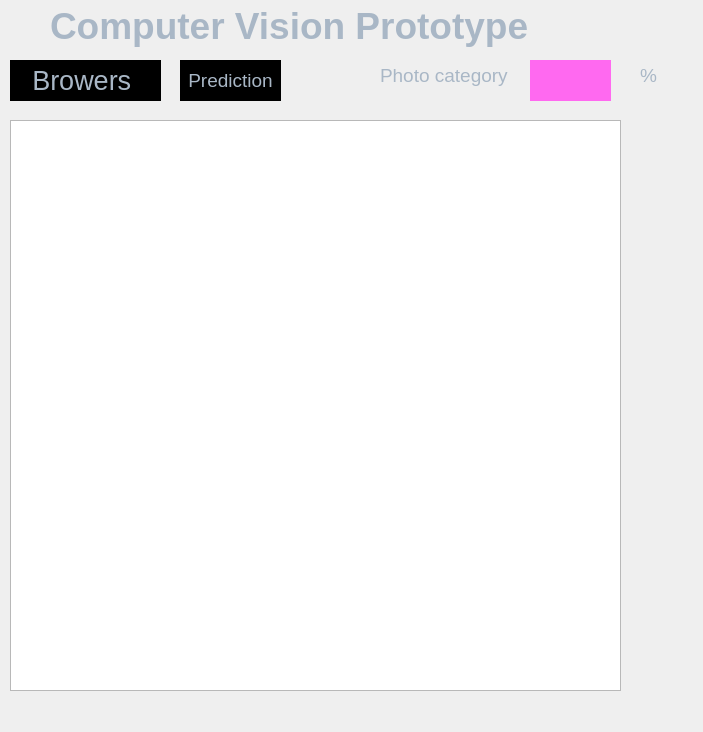
<?xml version="1.0" encoding="UTF-8"?>
<ui version="4.0">
 <class>Form</class>
 <widget class="QWidget" name="Form">
  <property name="geometry">
   <rect>
    <x>0</x>
    <y>0</y>
    <width>703</width>
    <height>732</height>
   </rect>
  </property>
  <property name="windowTitle">
   <string>Form</string>
  </property>
  <property name="styleSheet">
   <string notr="true">/*
AMOLED Style Sheet for QT Applications
Author: Jaime A. Quiroga P.
Company: GTRONICK
Last updated: 01/10/2021, 15:49.
Available at: https://github.com/GTRONICK/QSS/blob/master/AMOLED.qss
*/
QMainWindow {
	background-color:#000000;
}
QDialog {
	background-color:#000000;
}
QColorDialog {
	background-color:#000000;
}
QTextEdit {
	background-color:#000000;
	color: #a9b7c6;
}
QPlainTextEdit {
	selection-background-color:#f39c12;
	background-color:#000000;
	border: 1px solid #FF00FF;
	color: #a9b7c6;
}
QPushButton{
	border: 1px transparent;
	color: #a9b7c6;
	padding: 2px;
	background-color: #000000;
}
QPushButton::default{
	border-style: solid;
	border-top-color: transparent;
	border-right-color: transparent;
	border-left-color: transparent;
	border-bottom-color: #e67e22;
	border-width: 1px;
	color: #a9b7c6;
	padding: 2px;
	background-color: #000000;
}
QPushButton:hover{
	border-style: solid;
	border-top-color: transparent;
	border-right-color: transparent;
	border-left-color: transparent;
	border-bottom-color: #FF00FF;
	border-bottom-width: 1px;
	border-bottom-radius: 6px;
	border-style: solid;
	color: #FFFFFF;
	padding-bottom: 2px;
	background-color: #000000;
}
QPushButton:pressed{
	border-style: solid;
	border-top-color: transparent;
	border-right-color: transparent;
	border-left-color: transparent;
	border-bottom-color: #FF00FF;
	border-bottom-width: 2px;
	border-bottom-radius: 6px;
	border-style: solid;
	color: #e67e22;
	padding-bottom: 1px;
	background-color: #000000;
}
QPushButton:disabled{
	border-style: solid;
	border-top-color: transparent;
	border-right-color: transparent;
	border-left-color: transparent;
	border-bottom-color: transparent;
	border-bottom-width: 2px;
	border-bottom-radius: 6px;
	border-style: solid;
	color: #808086;
	padding-bottom: 1px;
	background-color: #000000;
}
QToolButton {
	border-style: solid;
	border-top-color: transparent;
	border-right-color: transparent;
	border-left-color: transparent;
	border-bottom-color: #e67e22;
	border-bottom-width: 1px;
	border-style: solid;
	color: #a9b7c6;
	padding: 2px;
	background-color: #000000;
}
QToolButton:hover{
	border-style: solid;
	border-top-color: transparent;
	border-right-color: transparent;
	border-left-color: transparent;
	border-bottom-color: #e67e22;
	border-bottom-width: 2px;
	border-bottom-radius: 6px;
	border-style: solid;
	color: #FFFFFF;
	padding-bottom: 1px;
	background-color: #000000;
}
QLineEdit {
	border-width: 1px; border-radius: 4px;
	border-color: rgb(58, 58, 58);
	border-style: inset;
	padding: 0 8px;
	color: #a9b7c6;
	background:#000000;
	selection-background-color:#007b50;
	selection-color: #FFFFFF;
}
QLabel {
	color: #a9b7c6;
}
QLCDNumber {
	color: #e67e22;
}
QProgressBar {
	text-align: center;
	color: rgb(240, 240, 240);
	border-width: 1px; 
	border-radius: 10px;
	border-color: rgb(58, 58, 58);
	border-style: inset;
	background-color:#000000;
}
QProgressBar::chunk {
	background-color: #e67e22;
	border-radius: 5px;
}
QMenu{
	background-color:#000000;
}
QMenuBar {
	background:rgb(0, 0, 0);
	color: #a9b7c6;
}
QMenuBar::item {
  	spacing: 3px; 
	padding: 1px 4px;
  	background: transparent;
}
QMenuBar::item:selected { 
  	border-style: solid;
	border-top-color: transparent;
	border-right-color: transparent;
	border-left-color: transparent;
	border-bottom-color: #e67e22;
	border-bottom-width: 1px;
	border-bottom-radius: 6px;
	border-style: solid;
	color: #FFFFFF;
	padding-bottom: 0px;
	background-color: #000000;
}
QMenu::item:selected {
	border-style: solid;
	border-top-color: transparent;
	border-right-color: transparent;
	border-left-color: #e67e22;
	border-bottom-color: transparent;
	border-left-width: 2px;
	color: #FFFFFF;
	padding-left:15px;
	padding-top:4px;
	padding-bottom:4px;
	padding-right:7px;
	background-color:#000000;
}
QMenu::item {
	border-style: solid;
	border-top-color: transparent;
	border-right-color: transparent;
	border-left-color: transparent;
	border-bottom-color: transparent;
	border-bottom-width: 1px;
	border-style: solid;
	color: #a9b7c6;
	padding-left:17px;
	padding-top:4px;
	padding-bottom:4px;
	padding-right:7px;
	background-color:#000000;
}
QTabWidget {
	color:rgb(0,0,0);
	background-color:#000000;
}
QTabWidget::pane {
		border-color: rgb(77,77,77);
		background-color:#000000;
		border-style: solid;
		border-width: 1px;
    	border-radius: 6px;
}
QTabBar::tab {
	border-style: solid;
	border-top-color: transparent;
	border-right-color: transparent;
	border-left-color: transparent;
	border-bottom-color: transparent;
	border-bottom-width: 1px;
	border-style: solid;
	color: #808086;
	padding: 3px;
	margin-left:3px;
	background-color:#000000;
}
QTabBar::tab:selected, QTabBar::tab:last:selected, QTabBar::tab:hover {
  	border-style: solid;
	border-top-color: transparent;
	border-right-color: transparent;
	border-left-color: transparent;
	border-bottom-color: #e67e22;
	border-bottom-width: 2px;
	border-style: solid;
	color: #FFFFFF;
	padding-left: 3px;
	padding-bottom: 2px;
	margin-left:3px;
	background-color:#000000;
}

QCheckBox {
	color: #a9b7c6;
	padding: 2px;
}
QCheckBox:disabled {
	color: #808086;
	padding: 2px;
}

QCheckBox:hover {
	border-radius:4px;
	border-style:solid;
	padding-left: 1px;
	padding-right: 1px;
	padding-bottom: 1px;
	padding-top: 1px;
	border-width:1px;
	border-color: rgb(87, 97, 106);
	background-color:#000000;
}
QCheckBox::indicator:checked {

	height: 10px;
	width: 10px;
	border-style:solid;
	border-width: 1px;
	border-color: #e67e22;
	color: #a9b7c6;
	background-color: #e67e22;
}
QCheckBox::indicator:unchecked {

	height: 10px;
	width: 10px;
	border-style:solid;
	border-width: 1px;
	border-color: #e67e22;
	color: #a9b7c6;
	background-color: transparent;
}
QRadioButton {
	color: #a9b7c6;
	background-color:#000000;
	padding: 1px;
}
QRadioButton::indicator:checked {
	height: 10px;
	width: 10px;
	border-style:solid;
	border-radius:5px;
	border-width: 1px;
	border-color: #e67e22;
	color: #a9b7c6;
	background-color: #e67e22;
}
QRadioButton::indicator:!checked {
	height: 10px;
	width: 10px;
	border-style:solid;
	border-radius:5px;
	border-width: 1px;
	border-color: #e67e22;
	color: #a9b7c6;
	background-color: transparent;
}
QStatusBar {
	color:#34e8eb;
}
QSpinBox {
	color: #a9b7c6;	
	background-color:#000000;
}
QDoubleSpinBox {
	color: #a9b7c6;	
	background-color:#000000;
}
QTimeEdit {
	color: #a9b7c6;	
	background-color:#000000;
}
QDateTimeEdit {
	color: #a9b7c6;	
	background-color:#000000;
}
QDateEdit {
	color: #a9b7c6;	
	background-color:#000000;
}
QComboBox {
	color: #a9b7c6;	
	background: #1e1d23;
}
QComboBox:editable {
	background: #1e1d23;
	color: #a9b7c6;
	selection-background-color:#000000;
}
QComboBox QAbstractItemView {
	color: #a9b7c6;	
	background: #1e1d23;
	selection-color: #FFFFFF;
	selection-background-color:#000000;
}
QComboBox:!editable:on, QComboBox::drop-down:editable:on {
	color: #a9b7c6;	
	background: #1e1d23;
}
QFontComboBox {
	color: #a9b7c6;	
	background-color:#000000;
}
QToolBox {
	color: #a9b7c6;
	background-color:#000000;
}
QToolBox::tab {
	color: #a9b7c6;
	background-color:#000000;
}
QToolBox::tab:selected {
	color: #FFFFFF;
	background-color:#000000;
}
QScrollArea {
	color: #FFFFFF;
	background-color:#000000;
}
QSlider::groove:horizontal {
	height: 5px;
	background: #e67e22;
}
QSlider::groove:vertical {
	width: 5px;
	background: #e67e22;
}
QSlider::handle:horizontal {
	background: qlineargradient(x1:0, y1:0, x2:1, y2:1, stop:0 #b4b4b4, stop:1 #8f8f8f);
	border: 1px solid #5c5c5c;
	width: 14px;
	margin: -5px 0;
	border-radius: 7px;
}
QSlider::handle:vertical {
	background: qlineargradient(x1:1, y1:1, x2:0, y2:0, stop:0 #b4b4b4, stop:1 #8f8f8f);
	border: 1px solid #5c5c5c;
	height: 14px;
	margin: 0 -5px;
	border-radius: 7px;
}
QSlider::add-page:horizontal {
    background: white;
}
QSlider::add-page:vertical {
    background: white;
}
QSlider::sub-page:horizontal {
    background: #e67e22;
}
QSlider::sub-page:vertical {
    background: #e67e22;
}
QScrollBar:horizontal {
	max-height: 20px;
	background: rgb(0,0,0);
	border: 1px transparent grey;
	margin: 0px 20px 0px 20px;
}
QScrollBar::handle:horizontal {
	background-color: qlineargradient(x1:0, y1:0, x2:0, y2:1, stop:0 rgba(255, 0, 0, 0), stop:0.7 rgba(255, 0, 0, 0), stop:0.71 rgb(230, 126, 34), stop:1 rgb(230, 126, 34));
	border-style: solid;
	border-width: 1px;
	border-color: rgb(0,0,0);
	min-width: 25px;
}
QScrollBar::handle:horizontal:hover {
	background: rgb(230, 126, 34);
	border-style: solid;
	border-width: 1px;
	border-color: rgb(0,0,0);
	min-width: 25px;
}
QScrollBar::add-line:horizontal {
  	border: 1px solid;
  	border-color: rgb(0,0,0);
  	background-color: qlineargradient(x1:0, y1:0, x2:0, y2:1, stop:0 rgba(255, 0, 0, 0), stop:0.7 rgba(255, 0, 0, 0), stop:0.71 rgb(230, 126, 34), stop:1 rgb(230, 126, 34));
  	width: 20px;
  	subcontrol-position: right;
  	subcontrol-origin: margin;
}
QScrollBar::add-line:horizontal:hover {
  	border: 1px solid;
  	border-color: rgb(0,0,0);
	border-radius: 8px;
  	background: rgb(230, 126, 34);
  	height: 16px;
  	width: 16px;
  	subcontrol-position: right;
  	subcontrol-origin: margin;
}
QScrollBar::add-line:horizontal:pressed {
  	border: 1px solid;
  	border-color: grey;
	border-radius: 8px;
  	background: rgb(230, 126, 34);
  	height: 16px;
  	width: 16px;
  	subcontrol-position: right;
  	subcontrol-origin: margin;
}
QScrollBar::sub-line:horizontal {
  	border: 1px solid;
  	border-color: rgb(0,0,0);
  	background-color: qlineargradient(x1:0, y1:0, x2:0, y2:1, stop:0 rgba(255, 0, 0, 0), stop:0.7 rgba(255, 0, 0, 0), stop:0.71 rgb(230, 126, 34), stop:1 rgb(230, 126, 34));
  	width: 20px;
  	subcontrol-position: left;
  	subcontrol-origin: margin;
}
QScrollBar::sub-line:horizontal:hover {
  	border: 1px solid;
  	border-color: rgb(0,0,0);
	border-radius: 8px;
  	background: rgb(230, 126, 34);
  	height: 16px;
  	width: 16px;
  	subcontrol-position: left;
  	subcontrol-origin: margin;
}
QScrollBar::sub-line:horizontal:pressed {
  	border: 1px solid;
  	border-color: grey;
	border-radius: 8px;
  	background: rgb(230, 126, 34);
  	height: 16px;
  	width: 16px;
  	subcontrol-position: left;
  	subcontrol-origin: margin;
}
QScrollBar::left-arrow:horizontal {
  	border: 1px transparent grey;
  	border-radius: 3px;
  	width: 6px;
  	height: 6px;
 	background: rgb(0,0,0);
}
QScrollBar::right-arrow:horizontal {
	border: 1px transparent grey;
	border-radius: 3px;
  	width: 6px;
  	height: 6px;
 	background: rgb(0,0,0);
}
QScrollBar::add-page:horizontal, QScrollBar::sub-page:horizontal {
 	background: none;
} 
QScrollBar:vertical {
	max-width: 20px;
	background: rgb(0,0,0);
	border: 1px transparent grey;
	margin: 20px 0px 20px 0px;
}
QScrollBar::add-line:vertical {
	border: 1px solid;
  	border-color: rgb(0,0,0);
  	background-color: qlineargradient(x1:0, y1:0, x2:1, y2:0, stop:0 rgba(255, 0, 0, 0), stop:0.7 rgba(255, 0, 0, 0), stop:0.71 rgb(230, 126, 34), stop:1 rgb(230, 126, 34));
  	height: 20px;
  	subcontrol-position: bottom;
  	subcontrol-origin: margin;
}
QScrollBar::add-line:vertical:hover {
  	border: 1px solid;
  	border-color: rgb(0,0,0);
	border-radius: 8px;
  	background: rgb(230, 126, 34);
  	height: 16px;
  	width: 16px;
  	subcontrol-position: bottom;
  	subcontrol-origin: margin;
}
QScrollBar::add-line:vertical:pressed {
  	border: 1px solid;
  	border-color: grey;
	border-radius: 8px;
  	background: rgb(230, 126, 34);
  	height: 16px;
  	width: 16px;
  	subcontrol-position: bottom;
  	subcontrol-origin: margin;
}
QScrollBar::sub-line:vertical {
  	border: 1px solid;
  	border-color: rgb(0,0,0);
	background-color: qlineargradient(x1:0, y1:0, x2:1, y2:0, stop:0 rgba(255, 0, 0, 0), stop:0.7 rgba(255, 0, 0, 0), stop:0.71 rgb(230, 126, 34), stop:1 rgb(230, 126, 34));
  	height: 20px;
  	subcontrol-position: top;
  	subcontrol-origin: margin;
}
QScrollBar::sub-line:vertical:hover {
  	border: 1px solid;
  	border-color: rgb(0,0,0);
	border-radius: 8px;
  	background: rgb(230, 126, 34);
  	height: 16px;
  	width: 16px;
  	subcontrol-position: top;
  	subcontrol-origin: margin;
}
QScrollBar::sub-line:vertical:pressed {
  	border: 1px solid;
  	border-color: grey;
	border-radius: 8px;
  	background: rgb(230, 126, 34);
  	height: 16px;
  	width: 16px;
  	subcontrol-position: top;
  	subcontrol-origin: margin;
}
	QScrollBar::handle:vertical {
	background-color: qlineargradient(x1:0, y1:0, x2:1, y2:0, stop:0 rgba(255, 0, 0, 0), stop:0.7 rgba(255, 0, 0, 0), stop:0.71 rgb(230, 126, 34), stop:1 rgb(230, 126, 34));
	border-style: solid;
	border-width: 1px;
	border-color: rgb(0,0,0);
	min-height: 25px;
}
QScrollBar::handle:vertical:hover {
	background: rgb(230, 126, 34);
	border-style: solid;
	border-width: 1px;
	border-color: rgb(0,0,0);
	min-heigth: 25px;
}
QScrollBar::up-arrow:vertical {
	border: 1px transparent grey;
	border-radius: 3px;
  	width: 6px;
  	height: 6px;
 	background: rgb(0,0,0);
}
QScrollBar::down-arrow:vertical {
  	border: 1px transparent grey;
  	border-radius: 3px;
  	width: 6px;
  	height: 6px;
 	background: rgb(0,0,0);
}
QScrollBar::add-page:vertical, QScrollBar::sub-page:vertical {
  	background: none;
}</string>
  </property>
  <widget class="QGraphicsView" name="graphicsView">
   <property name="geometry">
    <rect>
     <x>10</x>
     <y>120</y>
     <width>611</width>
     <height>571</height>
    </rect>
   </property>
  </widget>
  <widget class="QPushButton" name="pushButton">
   <property name="geometry">
    <rect>
     <x>10</x>
     <y>60</y>
     <width>151</width>
     <height>41</height>
    </rect>
   </property>
   <property name="font">
    <font>
     <pointsize>20</pointsize>
    </font>
   </property>
   <property name="text">
    <string>Browers </string>
   </property>
  </widget>
  <widget class="QLabel" name="label">
   <property name="geometry">
    <rect>
     <x>380</x>
     <y>50</y>
     <width>201</width>
     <height>51</height>
    </rect>
   </property>
   <property name="font">
    <font>
     <pointsize>14</pointsize>
    </font>
   </property>
   <property name="text">
    <string>Photo category</string>
   </property>
  </widget>
  <widget class="QLabel" name="label_2">
   <property name="geometry">
    <rect>
     <x>530</x>
     <y>60</y>
     <width>81</width>
     <height>41</height>
    </rect>
   </property>
   <property name="font">
    <font>
     <pointsize>14</pointsize>
    </font>
   </property>
   <property name="styleSheet">
    <string notr="true">
background-color: rgb(255, 105, 240);
</string>
   </property>
   <property name="text">
    <string/>
   </property>
  </widget>
  <widget class="QPushButton" name="pushButton_2">
   <property name="geometry">
    <rect>
     <x>180</x>
     <y>60</y>
     <width>101</width>
     <height>41</height>
    </rect>
   </property>
   <property name="font">
    <font>
     <pointsize>14</pointsize>
    </font>
   </property>
   <property name="text">
    <string>Prediction</string>
   </property>
  </widget>
  <widget class="QLabel" name="label_3">
   <property name="geometry">
    <rect>
     <x>50</x>
     <y>0</y>
     <width>541</width>
     <height>51</height>
    </rect>
   </property>
   <property name="font">
    <font>
     <pointsize>28</pointsize>
     <weight>75</weight>
     <bold>true</bold>
    </font>
   </property>
   <property name="text">
    <string>Computer Vision Prototype</string>
   </property>
  </widget>
  <widget class="QLabel" name="label_4">
   <property name="geometry">
    <rect>
     <x>640</x>
     <y>50</y>
     <width>121</width>
     <height>51</height>
    </rect>
   </property>
   <property name="font">
    <font>
     <pointsize>14</pointsize>
    </font>
   </property>
   <property name="text">
    <string>%</string>
   </property>
  </widget>
 </widget>
 <resources/>
 <connections/>
</ui>
